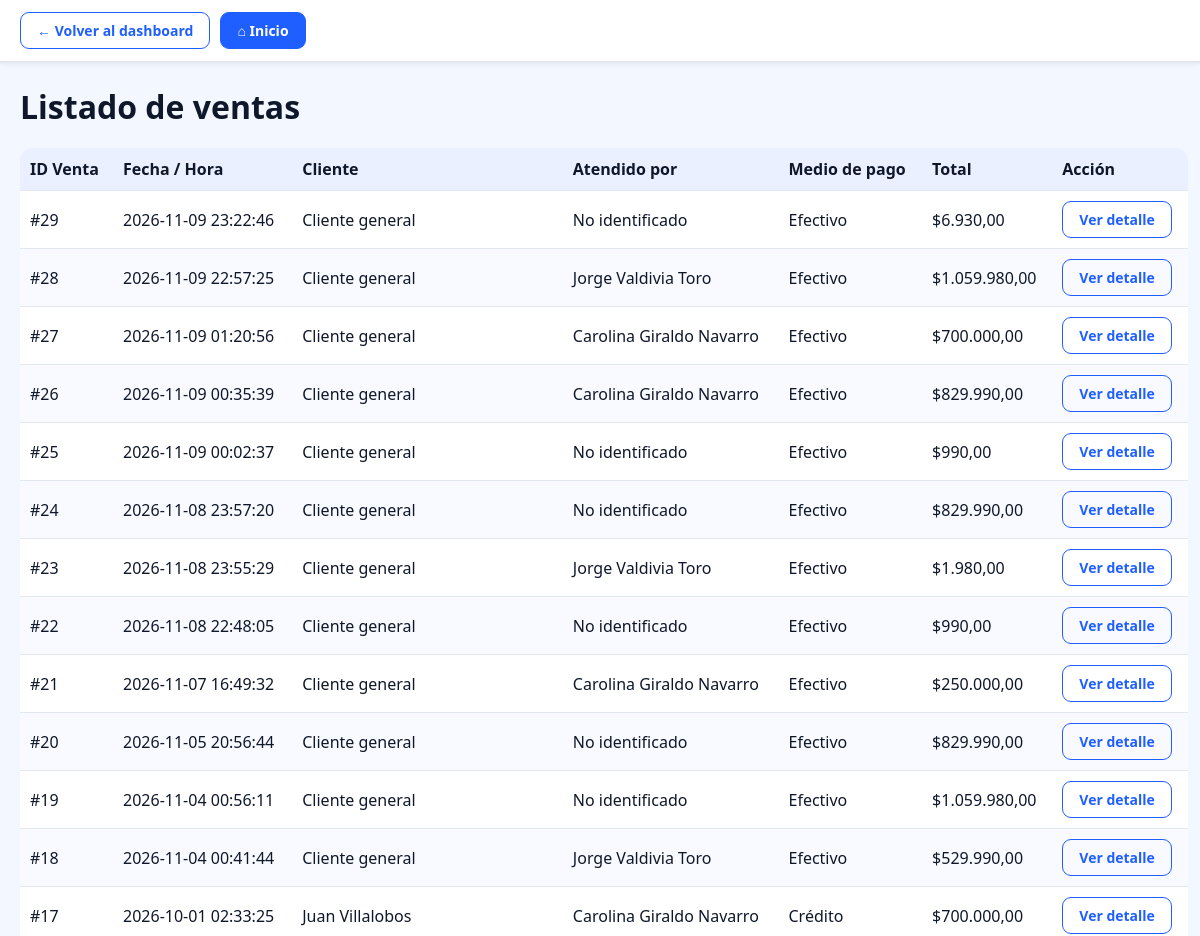
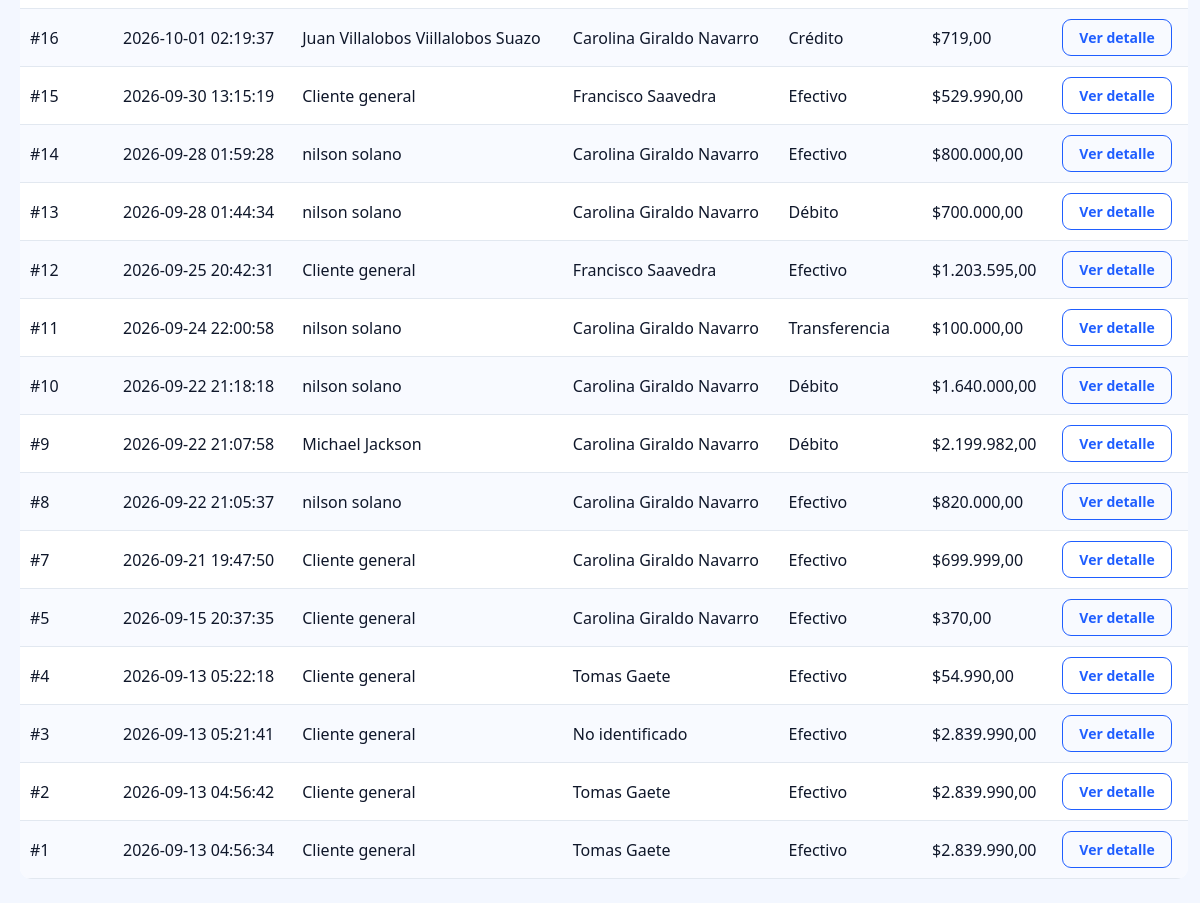
The app's page /ventas/consultar_ventas.php (signed in) with its own data (2 pictures, top to bottom).
### tables this page shows
CREATE TABLE `Ventas` (
  `id_ventas` int(11) NOT NULL,
  `id_funcionario` int(11) DEFAULT NULL,
  `id_cliente` int(11) DEFAULT NULL,
  `id_medio_pago` int(11) DEFAULT NULL,
  `total_venta` decimal(10,2) NOT NULL,
  `fecha_hora` datetime NOT NULL DEFAULT current_timestamp(),
  `ip_origen` varchar(45) DEFAULT NULL,
  `logs_seguridad` text DEFAULT NULL
);

### ventas/consultar_ventas.php (the view, shortened to what this page needs)
<?php
require_once __DIR__ . '/../funciones/navegacion.php';
$ventas = [];
$error = null;
try {
    $pdo = conectar();
    $sql = "SELECT
                v.id_ventas,
                v.total_venta,
                v.fecha_hora,
                COALESCE(NULLIF(CONCAT_WS(' ', c.nombre, c.apellidos), ''), 'Cliente general') AS cliente_nombre,
                COALESCE(NULLIF(CONCAT_WS(' ', f.nombre, f.apellido), ''), 'No identificado') AS funcionario_nombre,
                COALESCE(mp.nombre_medio, 'No registrado') AS medio_pago
            FROM Ventas v
            LEFT JOIN Clientes c ON v.id_cliente = c.id_cliente
            LEFT JOIN funcionarios f ON v.id_funcionario = f.id_funcionario
            LEFT JOIN Medio_pago mp ON v.id_medio_pago = mp.id_medio_pago";
    $parametros = [];
    $sql .= ' ORDER BY v.fecha_hora DESC';
    $stmt = $pdo->prepare($sql);
    $stmt->execute($parametros);
    $ventas = $stmt->fetchAll();
} catch (PDOException $e) {
    error_log('Error al consultar ventas: ' . $e->getMessage());
    $error = 'No fue posible cargar las ventas. Comprueba la conexión a la base de datos.';
    http_response_code(503);
}
?>
<!DOCTYPE html>
<html lang="es">
<head>
    <link rel="stylesheet" href="../css/navegacion.css">
    <link rel="stylesheet" href="../css/marketplus-theme.css?v=1">
</head>
<body>
    <main class="content">
        <h1>Listado de ventas</h1>
        <div class="table-wrap">
            <table>
                <thead>
                    <tr>
                        <th>ID Venta</th>
                        <th>Fecha / Hora</th>
                        <th>Cliente</th>
                        <th>Atendido por</th>
                        <th>Medio de pago</th>
                        <th>Total</th>
                        <th>Acción</th>
                    </tr>
                </thead>
                <tbody>
                    <?php if ($ventas): ?>
                        <?php foreach ($ventas as $venta): ?>
                            <tr>
                                <td>#<?= (int) $venta['id_ventas'] ?></td>
                                <td><?= htmlspecialchars($venta['fecha_hora'], ENT_QUOTES, 'UTF-8') ?></td>
                                <td><?= htmlspecialchars($venta['cliente_nombre'], ENT_QUOTES, 'UTF-8') ?></td>
                                <td><?= htmlspecialchars($venta['funcionario_nombre'], ENT_QUOTES, 'UTF-8') ?></td>
                                <td><?= htmlspecialchars($venta['medio_pago'], ENT_QUOTES, 'UTF-8') ?></td>
                                <td>$<?= number_format((float) $venta['total_venta'], 2, ',', '.') ?></td>
                                <td>
                                    <a class="mp-btn mp-btn-outline" href="detalle_venta.php?id=<?= (int) $venta['id_ventas'] ?>">Ver detalle</a>
                                </td>
                            </tr>
                        <?php endforeach; ?>
                    <?php elseif ($error === null): ?>
                        <tr><td colspan="7">No hay ventas para mostrar.</td></tr>
                    <?php endif; ?>
                </tbody>
            </table>
        </div>
    </main>
</body>
</html>

### css/navegacion.css (style rules this page uses)
.mp-btn { display: inline-flex; align-items: center; padding: 8px 16px; font-size: 14px; font-weight: 600; text-decoration: none; border-radius: 4px; transition: all 0.2s ease; cursor: pointer; }
.mp-btn-outline { background-color: transparent; color: #2b6cb0; border: 1px solid #2b6cb0; }

### css/marketplus-theme.css (style rules this page uses)
:root { --mp-primary: #1f5eff; --mp-primary-dark: #173fbf; --mp-secondary: #0f172a; --mp-accent: #14b8a6; --mp-background: #f3f7ff; --mp-surface: #ffffff; --mp-text: #0f172a; --mp-muted: #64748b; --mp-border: #e2e8f0; --mp-shadow: 0 12px 30px rgba(15, 23, 42, 0.08); }
html { scroll-behavior: smooth; }
body { background: var(--mp-background); color: var(--mp-text); font-family: "Segoe UI", Tahoma, Geneva, Verdana, sans-serif; }
h1, h2, h3, h4, h5, h6 { color: var(--mp-secondary); line-height: 1.25; }
a { transition: color 0.18s ease, background-color 0.18s ease, border-color 0.18s ease; }
.container, .content, main.content, .export-content, .admin-layout { width: min(1200px, calc(100% - 32px)); margin-left: auto; margin-right: auto; }
button, .btn, .btn-submit, .btn-primario, .mp-btn { border-radius: 9px; font-weight: 650; transition: background-color 0.18s ease, border-color 0.18s ease, box-shadow 0.18s ease, transform 0.18s ease; }
table { border-collapse: separate; border-spacing: 0; }
thead th { background-color: #eaf0ff; color: var(--mp-secondary); font-weight: 700; }
tbody tr:nth-child(even) { background-color: #f8faff; }
td, th { border-color: var(--mp-border); }
.table-wrap, .table-responsive, .table-scroll { max-width: 100%; overflow-x: auto; border-radius: 12px; }
.mp-btn-outline { border-color: var(--mp-primary); color: var(--mp-primary); }

### ventas/consultar_ventas.php (style rules this page uses)
body { margin: 0; background: #f2f5f7; font-family: Arial, sans-serif; }
.content { max-width: 1200px; margin: 24px auto; padding: 0 20px; }
.table-wrap { overflow-x: auto; background: #fff; border-radius: 10px; }
table { width: 100%; border-collapse: collapse; }
th, td { border-bottom: 1px solid #e2e8f0; padding: 10px; text-align: left; white-space: nowrap; }
th { background-color: #edf2f7; }

### records on screen
ventas: id_ventas "29", fecha_hora "2026-11-09 23:22:46", cliente_nombre "Cliente general", funcionario_nombre "No identificado", medio_pago "Efectivo", total_venta "6.930,00"
ventas: id_ventas "28", fecha_hora "2026-11-09 22:57:25", cliente_nombre "Cliente general", funcionario_nombre "Jorge Valdivia Toro", medio_pago "Efectivo", total_venta "1.059.980,00"
ventas: id_ventas "27", fecha_hora "2026-11-09 01:20:56", cliente_nombre "Cliente general", funcionario_nombre "Carolina Giraldo Navarro", medio_pago "Efectivo", total_venta "700.000,00"
ventas: id_ventas "26", fecha_hora "2026-11-09 00:35:39", cliente_nombre "Cliente general", funcionario_nombre "Carolina Giraldo Navarro", medio_pago "Efectivo", total_venta "829.990,00"
ventas: id_ventas "25", fecha_hora "2026-11-09 00:02:37", cliente_nombre "Cliente general", funcionario_nombre "No identificado", medio_pago "Efectivo", total_venta "990,00"
ventas: id_ventas "24", fecha_hora "2026-11-08 23:57:20", cliente_nombre "Cliente general", funcionario_nombre "No identificado", medio_pago "Efectivo", total_venta "829.990,00"
ventas: id_ventas "23", fecha_hora "2026-11-08 23:55:29", cliente_nombre "Cliente general", funcionario_nombre "Jorge Valdivia Toro", medio_pago "Efectivo", total_venta "1.980,00"
ventas: id_ventas "22", fecha_hora "2026-11-08 22:48:05", cliente_nombre "Cliente general", funcionario_nombre "No identificado", medio_pago "Efectivo", total_venta "990,00"
ventas: id_ventas "21", fecha_hora "2026-11-07 16:49:32", cliente_nombre "Cliente general", funcionario_nombre "Carolina Giraldo Navarro", medio_pago "Efectivo", total_venta "250.000,00"
ventas: id_ventas "20", fecha_hora "2026-11-05 20:56:44", cliente_nombre "Cliente general", funcionario_nombre "No identificado", medio_pago "Efectivo", total_venta "829.990,00"
ventas: id_ventas "19", fecha_hora "2026-11-04 00:56:11", cliente_nombre "Cliente general", funcionario_nombre "No identificado", medio_pago "Efectivo", total_venta "1.059.980,00"
ventas: id_ventas "18", fecha_hora "2026-11-04 00:41:44", cliente_nombre "Cliente general", funcionario_nombre "Jorge Valdivia Toro", medio_pago "Efectivo", total_venta "529.990,00"
ventas: id_ventas "17", fecha_hora "2026-10-01 02:33:25", cliente_nombre "Juan Villalobos", funcionario_nombre "Carolina Giraldo Navarro", medio_pago "Crédito", total_venta "700.000,00"
ventas: id_ventas "16", fecha_hora "2026-10-01 02:19:37", cliente_nombre "Juan Villalobos Viillalobos Suazo", funcionario_nombre "Carolina Giraldo Navarro", medio_pago "Crédito", total_venta "719,00"
ventas: id_ventas "15", fecha_hora "2026-09-30 13:15:19", cliente_nombre "Cliente general", funcionario_nombre "Francisco Saavedra", medio_pago "Efectivo", total_venta "529.990,00"
ventas: id_ventas "14", fecha_hora "2026-09-28 01:59:28", cliente_nombre "nilson solano", funcionario_nombre "Carolina Giraldo Navarro", medio_pago "Efectivo", total_venta "800.000,00"
ventas: id_ventas "13", fecha_hora "2026-09-28 01:44:34", cliente_nombre "nilson solano", funcionario_nombre "Carolina Giraldo Navarro", medio_pago "Débito", total_venta "700.000,00"
ventas: id_ventas "12", fecha_hora "2026-09-25 20:42:31", cliente_nombre "Cliente general", funcionario_nombre "Francisco Saavedra", medio_pago "Efectivo", total_venta "1.203.595,00"
ventas: id_ventas "11", fecha_hora "2026-09-24 22:00:58", cliente_nombre "nilson solano", funcionario_nombre "Carolina Giraldo Navarro", medio_pago "Transferencia", total_venta "100.000,00"
ventas: id_ventas "10", fecha_hora "2026-09-22 21:18:18", cliente_nombre "nilson solano", funcionario_nombre "Carolina Giraldo Navarro", medio_pago "Débito", total_venta "1.640.000,00"
ventas: id_ventas "9", fecha_hora "2026-09-22 21:07:58", cliente_nombre "Michael Jackson", funcionario_nombre "Carolina Giraldo Navarro", medio_pago "Débito", total_venta "2.199.982,00"
ventas: id_ventas "8", fecha_hora "2026-09-22 21:05:37", cliente_nombre "nilson solano", funcionario_nombre "Carolina Giraldo Navarro", medio_pago "Efectivo", total_venta "820.000,00"
ventas: id_ventas "7", fecha_hora "2026-09-21 19:47:50", cliente_nombre "Cliente general", funcionario_nombre "Carolina Giraldo Navarro", medio_pago "Efectivo", total_venta "699.999,00"
ventas: id_ventas "5", fecha_hora "2026-09-15 20:37:35", cliente_nombre "Cliente general", funcionario_nombre "Carolina Giraldo Navarro", medio_pago "Efectivo", total_venta "370,00"
ventas: id_ventas "4", fecha_hora "2026-09-13 05:22:18", cliente_nombre "Cliente general", funcionario_nombre "Tomas Gaete", medio_pago "Efectivo", total_venta "54.990,00"
ventas: id_ventas "3", fecha_hora "2026-09-13 05:21:41", cliente_nombre "Cliente general", funcionario_nombre "No identificado", medio_pago "Efectivo", total_venta "2.839.990,00"
ventas: id_ventas "2", fecha_hora "2026-09-13 04:56:42", cliente_nombre "Cliente general", funcionario_nombre "Tomas Gaete", medio_pago "Efectivo", total_venta "2.839.990,00"
ventas: id_ventas "1", fecha_hora "2026-09-13 04:56:34", cliente_nombre "Cliente general", funcionario_nombre "Tomas Gaete", medio_pago "Efectivo", total_venta "2.839.990,00"
